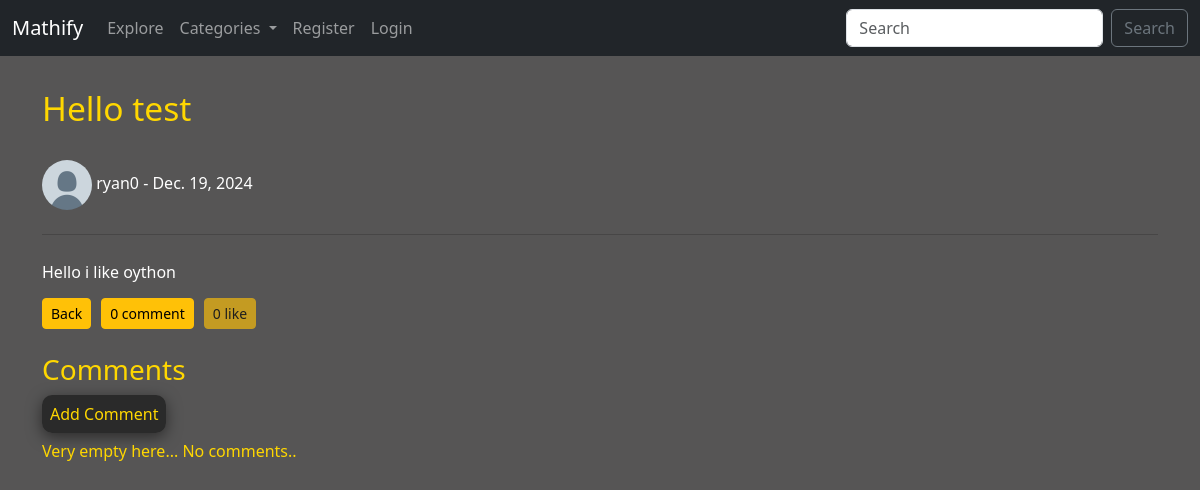
Before: /article/65 with the older database file.
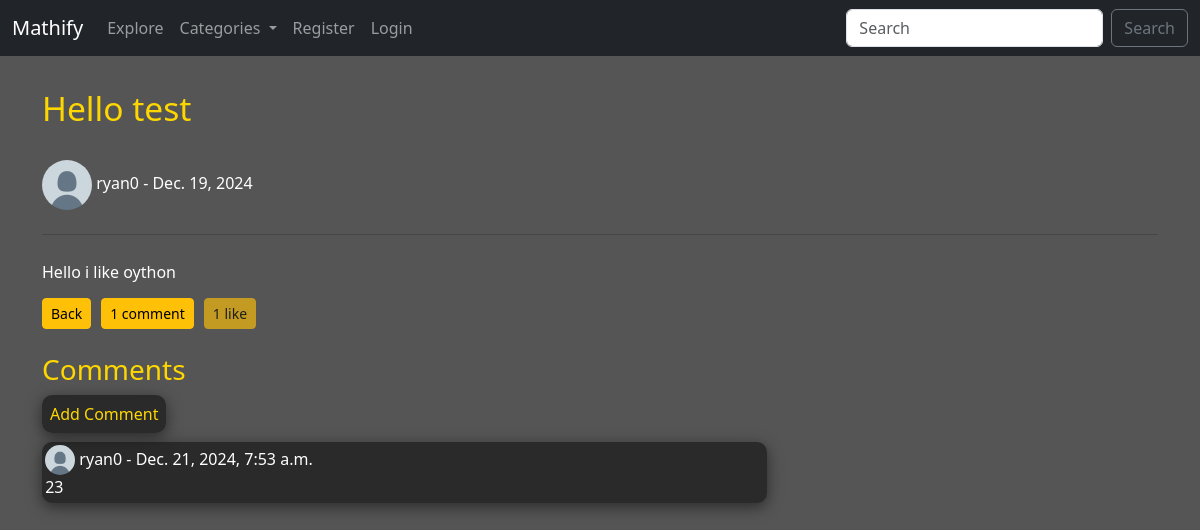
After: the same page with the newer database file.
### myApp/models.py (models this page shows, shortened)
class Post(models.Model):
    title = models.CharField(max_length=255)
    header_image = models.ImageField(null=True, blank=True, upload_to="images/")
    author = models.ForeignKey(User, on_delete=models.CASCADE)
    body = RichTextField(blank=True, null=True)
    post_date = models.DateField(auto_now_add=True)
    category = models.CharField(max_length=255, default='uncategorized')
    likes = models.ManyToManyField(User, related_name='blog_post')
    def total_likes(self):
        return self.likes.count()
    def total_comments(self):
        return self.comments.count()

class Comment(models.Model):
    post = models.ForeignKey(Post, related_name="comments", on_delete=models.CASCADE)
    name = models.CharField(max_length=255)
    body = models.TextField()
    date_added = models.DateTimeField(auto_now_add=True)

### myApp/views.py (the view)
# urls.py: path('article/<int:pk>', ArticleDetailView.as_view(), name="article_details"),
class ArticleDetailView(DetailView):
    model = Post
    template_name = 'myApp/article_details.html'
    def get_context_data(self, *args, **kwargs):
        cat_menu = Category.objects.all()
        context = super(ArticleDetailView, self).get_context_data(*args, **kwargs)
        stuff = get_object_or_404(Post, id=self.kwargs['pk'])
        total_likes = stuff.total_likes()
        liked = False
        if stuff.likes.filter(id=self.request.user.id).exists():
            liked = True
        context["cat_menu"] = cat_menu
        context["total_likes"] = total_likes
        context["liked"] = liked
        return context

### myApp/models.py (called while the page is built)
    def __str__(self):
        return self.name

### myApp/templates/myApp/article_details.html (shortened to what this page needs)
{% extends 'myApp/base.html' %}
{% load static %}
{% block content %}
    <link rel="stylesheet" href="{% static 'myApp/css/article_detail.css' %}">
    <h1>{{ post.title }}</h1>
    <div class="post-card">
        <h6>
            {% if post.author.profile.profile_pic %}
                <img src="{{ post.author.profile.profile_pic.url }}" width=50 height=50 class="rounded-circle">
            {% else %}
                <img src="{% static 'myApp/images/defaultpfp.png' %}" width=50 height=50 class="rounded-circle">
            {% endif %}
                {{ post.author.username }} - {{ post.post_date }}
        <hr>
        <br/>
        <h6>
            {{ post.body|safe }}
        </h6>
    </div>
    <div class="back-like">
        <a href="{% url 'blog_view' %}" class="btn btn-warning btn-sm">Back</a>
        <button class="btn btn-warning btn-sm">{{ post.total_comments }} comment</button>
        <form action="{% url 'like_post' post.pk %}" method="POST">
            {% if user.is_authenticated %}
                {% if liked %}
                    <button type="submit", name="post_id", value="{{ post.id }}",
                    class="btn btn-warning btn-sm"> {{ total_likes }} like</button>
                {% else %}
                    <button type="submit", name="post_id", value="{{ post.id }}",
                    class="btn btn-warning btn-sm"> {{ total_likes }} like</button>
                {% endif %}
            {% else %}
                    <button class="btn btn-warning btn-sm" disabled> {{ total_likes }} like</button>
            {% endif %}
        </form>
    </div>
    <br/>
    <h3>Comments</h3>
    <div class="comment-section">
        <div class="add-comment">
            <a href="{% url 'add_comment' post.pk %}">Add Comment</a><br/>
        </div>
        {% if not post.comments.all %}
            <h6>
                Very empty here... No comments..
            </h6>
        {% else %}
            {% for comment in post.comments.all %}
                <div class="comment-post">
                    <strong>
                        {% if post.author.profile.profile_pic %}
                            <img src="{{ post.author.profile.profile_pic.url }}" width=30 height=30 class="rounded-circle">
                        {% else %}
                            <img src="{% static 'myApp/images/defaultpfp.png' %}" width=30 height=30 class="rounded-circle">
                        {% endif %}
                        {{ comment.name }} - {{ comment.date_added }}
                    </strong>
                    <br/>
                    {{ comment.body }}
                    <br/>
                </div>
            {% endfor %}
        {% endif %}
    </div>
{% endblock %}

Changed rows visible on the page:
computed for Post "Hello test": total_comments "0" → "1"
added Comment: name "ryan0", date_added "Dec. 21, 2024, 7:53 a.m.", body "23"
Other visible differences:
{{ total_likes }}: "0" → "1"
text no longer shown: "Very empty here... No comments.."
